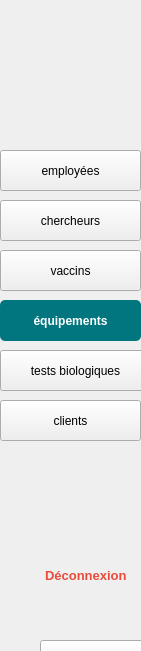
   <widget class="QWidget" name="sidebare" native="true">
    <property name="geometry">
     <rect>
      <x>10</x>
      <y>-9</y>
      <width>141</width>
      <height>651</height>
     </rect>
    </property>
    <property name="styleSheet">
     <string notr="true">#sidebare {
    background-color: #2C3E50; /* Couleur bleu foncé */
    border-right: 2px solid #1A252F;
}QPushButton:hover {
    background-color: #1ABC9C; /* Vert */
}

QPushButton:checked {
    background-color: #16A085; /* Vert foncé */
}

/* Spécifique au bouton &quot;Équipement&quot; */
QPushButton#btnEquipement {
    background-color: white;  /* Couleur de fond blanche */
    color: #34495E;  /* Texte bleu foncé */
}

QPushButton#btnEquipement:hover {
    background-color: #1ABC9C; /* Vert */
    color: white;  /* Texte blanc */
}

QPushButton#btnEquipement:checked {
    background-color: #16A085; /* Vert foncé */
    color: white;  /* Texte blanc */
}
</string>
    </property>
    <widget class="QLabel" name="logo">
     <property name="geometry">
      <rect>
       <x>20</x>
       <y>20</y>
       <width>111</width>
       <height>111</height>
      </rect>
     </property>
     <property name="text">
      <string/>
     </property>
     <property name="pixmap">
      <pixmap>../application/logo1.png</pixmap>
     </property>
    </widget>
    <widget class="QPushButton" name="emp1">
     <property name="geometry">
      <rect>
       <x>0</x>
       <y>150</y>
       <width>141</width>
       <height>41</height>
      </rect>
     </property>
     <property name="text">
      <string>employées</string>
     </property>
     <property name="icon">
      <iconset>
       <normaloff>empe.png</normaloff>empe.png</iconset>
     </property>
    </widget>
    <widget class="QPushButton" name="ChercheurButton">
     <property name="geometry">
      <rect>
       <x>0</x>
       <y>200</y>
       <width>141</width>
       <height>41</height>
      </rect>
     </property>
     <property name="text">
      <string>chercheurs</string>
     </property>
     <property name="icon">
      <iconset>
       <normaloff>cher.png</normaloff>cher.png</iconset>
     </property>
    </widget>
    <widget class="QPushButton" name="vac">
     <property name="geometry">
      <rect>
       <x>0</x>
       <y>250</y>
       <width>141</width>
       <height>41</height>
      </rect>
     </property>
     <property name="text">
      <string>vaccins</string>
     </property>
     <property name="icon">
      <iconset>
       <normaloff>vaccin.png</normaloff>vaccin.png</iconset>
     </property>
     <property name="iconSize">
      <size>
       <width>20</width>
       <height>20</height>
      </size>
     </property>
    </widget>
    <widget class="QPushButton" name="eq">
     <property name="geometry">
      <rect>
       <x>0</x>
       <y>300</y>
       <width>141</width>
       <height>41</height>
      </rect>
     </property>
     <property name="styleSheet">
      <string notr="true">QPushButton {
    background-color: #02767F;  /* Vert foncé */
    color: white;               /* Texte en blanc */
    border-radius: 5px;         /* Bords arrondis */
    padding: 10px;              /* Espacement interne */
    font-weight: bold;          /* Texte en gras */
    border: none;               /* Supprimer la bordure */
}

QPushButton:hover {
    background-color: #247361;  /* Vert plus foncé au survol */
}</string>
     </property>
     <property name="text">
      <string>équipements</string>
     </property>
     <property name="icon">
      <iconset>
       <normaloff>equipement.png</normaloff>equipement.png</iconset>
     </property>
    </widget>
    <widget class="QPushButton" name="client">
     <property name="geometry">
      <rect>
       <x>0</x>
       <y>400</y>
       <width>141</width>
       <height>41</height>
      </rect>
     </property>
     <property name="text">
      <string>clients</string>
     </property>
     <property name="icon">
      <iconset>
       <normaloff>client.png</normaloff>client.png</iconset>
     </property>
    </widget>
    <widget class="QPushButton" name="test">
     <property name="geometry">
      <rect>
       <x>0</x>
       <y>350</y>
       <width>151</width>
       <height>41</height>
      </rect>
     </property>
     <property name="text">
      <string>tests biologiques</string>
     </property>
     <property name="icon">
      <iconset>
       <normaloff>teste.png</normaloff>teste.png</iconset>
     </property>
    </widget>
    <widget class="QPushButton" name="pushButton_8">
     <property name="geometry">
      <rect>
       <x>30</x>
       <y>560</y>
       <width>111</width>
       <height>31</height>
      </rect>
     </property>
     <property name="styleSheet">
      <string notr="true">QPushButton#pushButton_8 {
    background-color: transparent;
    color: #E74C3C;  /* Rouge */
    font-size: 13px;
    font-weight: bold;
    border: none;
    padding: 8px 15px;
    text-align: left;
}

QPushButton#pushButton_8:hover {
    color: #C0392B;  /* Rouge foncé au survol */
}

QPushButton#pushButton_8:pressed {
    color: #A93226;  /* Encore plus foncé au clic */
}

/* Ajouter une icône à gauche du texte */
QPushButton#pushButton_8::before {
    content: &quot;⏻ &quot;;  /* Icône de mise hors tension */
    font-size: 18px;
    margin-right: 8px;
}
</string>
     </property>
     <property name="text">
      <string>Déconnexion</string>
     </property>
    </widget>
    <widget class="QLabel" name="logout">
     <property name="geometry">
      <rect>
       <x>10</x>
       <y>560</y>
       <width>31</width>
       <height>31</height>
      </rect>
     </property>
     <property name="text">
      <string/>
     </property>
     <property name="pixmap">
      <pixmap>../application/logout.png</pixmap>
     </property>
    </widget>
    <widget class="QPushButton" name="vac_2">
     <property name="geometry">
      <rect>
       <x>40</x>
       <y>640</y>
       <width>141</width>
       <height>41</height>
      </rect>
     </property>
     <property name="text">
      <string>vaccins</string>
     </property>
     <property name="icon">
      <iconset>
       <normaloff>vaccin.png</normaloff>vaccin.png</iconset>
     </property>
     <property name="iconSize">
      <size>
       <width>20</width>
       <height>20</height>
      </size>
     </property>
    </widget>
    <widget class="QPushButton" name="test_2">
     <property name="geometry">
      <rect>
       <x>40</x>
       <y>740</y>
       <width>151</width>
       <height>41</height>
      </rect>
     </property>
     <property name="text">
      <string>tests biologiques</string>
     </property>
     <property name="icon">
      <iconset>
       <normaloff>teste.png</normaloff>teste.png</iconset>
     </property>
    </widget>
    <widget class="QPushButton" name="client_2">
     <property name="geometry">
      <rect>
       <x>40</x>
       <y>790</y>
       <width>141</width>
       <height>41</height>
      </rect>
     </property>
     <property name="text">
      <string>clients</string>
     </property>
     <property name="icon">
      <iconset>
       <normaloff>client.png</normaloff>client.png</iconset>
     </property>
    </widget>
    <widget class="QPushButton" name="pushButton_9">
     <property name="geometry">
      <rect>
       <x>70</x>
       <y>950</y>
       <width>111</width>
       <height>31</height>
      </rect>
     </property>
     <property name="styleSheet">
      <string notr="true">QPushButton#pushButton_8 {
    background-color: transparent;
    color: #E74C3C;  /* Rouge */
    font-size: 13px;
    font-weight: bold;
    border: none;
    padding: 8px 15px;
    text-align: left;
}

QPushButton#pushButton_8:hover {
    color: #C0392B;  /* Rouge foncé au survol */
}

QPushButton#pushButton_8:pressed {
    color: #A93226;  /* Encore plus foncé au clic */
}

/* Ajouter une icône à gauche du texte */
QPushButton#pushButton_8::before {
    content: &quot;⏻ &quot;;  /* Icône de mise hors tension */
    font-size: 18px;
    margin-right: 8px;
}
</string>
     </property>
     <property name="text">
      <string>Déconnexion</string>
     </property>
    </widget>
    <widget class="QPushButton" name="eq_2">
     <property name="geometry">
      <rect>
       <x>40</x>
       <y>690</y>
       <width>141</width>
       <height>41</height>
      </rect>
     </property>
     <property name="styleSheet">
      <string notr="true">QPushButton {
    background-color: #02767F;  /* Vert foncé */
    color: white;               /* Texte en blanc */
    border-radius: 5px;         /* Bords arrondis */
    padding: 10px;              /* Espacement interne */
    font-weight: bold;          /* Texte en gras */
    border: none;               /* Supprimer la bordure */
}

QPushButton:hover {
    background-color: #247361;  /* Vert plus foncé au survol */
}</string>
     </property>
     <property name="text">
      <string>équipements</string>
     </property>
     <property name="icon">
      <iconset>
       <normaloff>equipement.png</normaloff>equipement.png</iconset>
     </property>
    </widget>
    <widget class="QLabel" name="logo_2">
     <property name="geometry">
      <rect>
       <x>60</x>
       <y>80</y>
       <width>111</width>
       <height>111</height>
      </rect>
     </property>
     <property name="text">
      <string/>
     </property>
     <property name="pixmap">
      <pixmap>../application/logo1.png</pixmap>
     </property>
    </widget>
   </widget>
